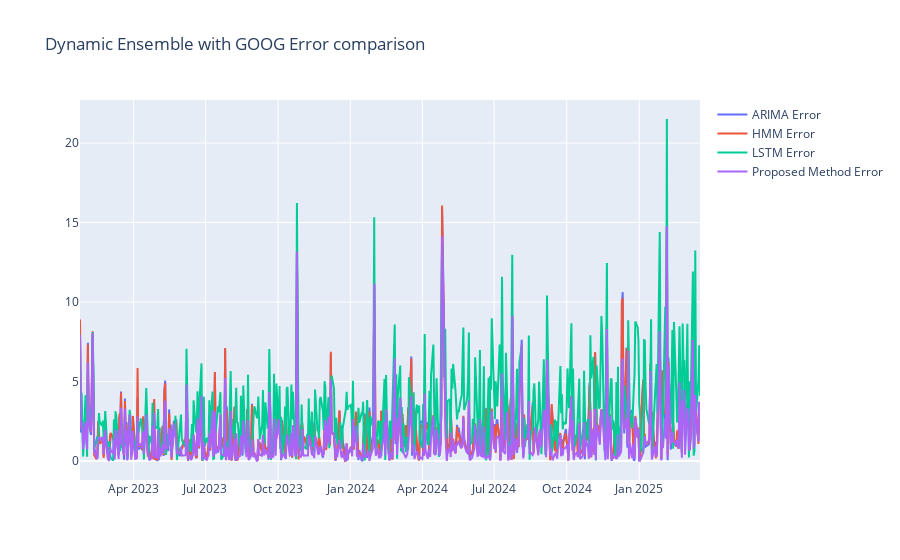

Notebook cell for this chart:
### Code cell
fig = go.Figure()
fig.update_layout(title="Dynamic Ensemble with GOOG Error comparison")
fig.add_trace(go.Scatter(x=df_test['ds'], y=arima_error, mode='lines', name='ARIMA Error'))
fig.add_trace(go.Scatter(x=df_test['ds'], y=hmm_error, mode='lines', name='HMM Error'))
fig.add_trace(go.Scatter(x=df_test['ds'], y=lstm_error, mode='lines', name='LSTM Error'))
fig.add_trace(go.Scatter(x=df_test['ds'], y=de_error, mode='lines', name='Proposed Method Error'))
fig.show()

### Figure 1 — Plotly figure (JSON) as saved in the notebook; plotly's stock layout.template omitted (floating-point values rounded to 4 significant figures; data arrays with more than 128 entries replaced by an {"elided": "..."} marker saying what was removed)
{"data": [{"mode": "lines", "name": "ARIMA Error", "type": "scatter", "uid": "f819a89b-c42d-4f49-acef-591833594b39", "x": {"elided": "563 str values"}, "y": {"elided": "563 float values"}}, {"mode": "lines", "name": "HMM Error", "type": "scatter", "uid": "ecadb997-dbcc-4b67-bb07-f70e0a1a64eb", "x": {"elided": "563 str values"}, "y": {"elided": "563 float values"}}, {"mode": "lines", "name": "LSTM Error", "type": "scatter", "uid": "9ae89db8-2520-4886-9346-9c6f17c3898b", "x": {"elided": "563 str values"}, "y": {"elided": "563 float values"}}, {"mode": "lines", "name": "Proposed Method Error", "type": "scatter", "uid": "2e6be38a-3e3b-403a-9682-77ce8b4cdefa", "x": {"elided": "563 str values"}, "y": {"elided": "563 float values"}}], "layout": {"title": {"text": "Dynamic Ensemble with GOOG Error comparison"}}}
